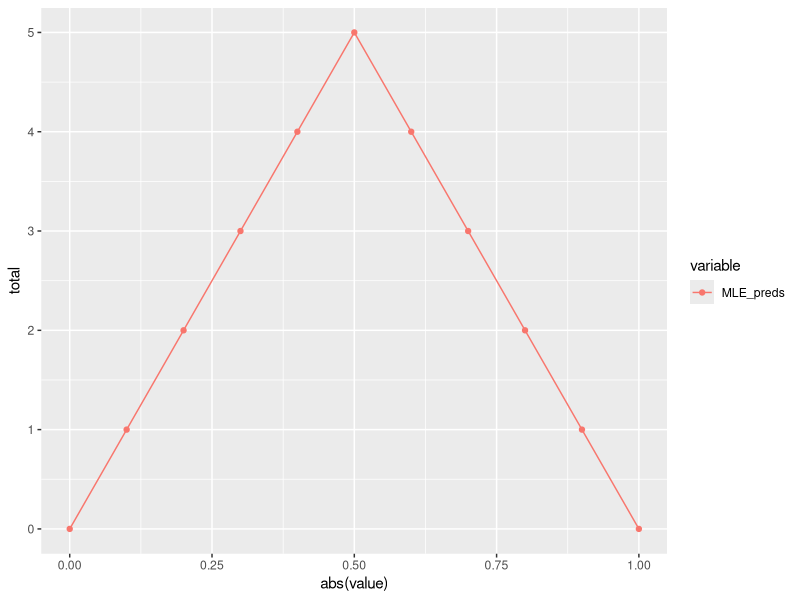

This chart was generated by the following R code:
library(data.table)
library(caret)
library(Metrics)
library(ggplot2)


#read in data, notice the path will always look like this because the assumed working directory is the repo level folder
train<-fread("train_file.csv")
test<-fread("test_file.csv")



logr_model<-glm(result ~ V1 + V2+V3+V4+V5+V6+V7+V8+V9+V10,data=train, family=binomial)

fake_data<-rbind(c(0,0,0,0,0,0,0,0,0,0),c(1,0,0,0,0,0,0,0,0,0))
fake_data<-rbind(fake_data,c(1,1,0,0,0,0,0,0,0,0))
fake_data<-rbind(fake_data,c(1,1,1,0,0,0,0,0,0,0))
fake_data<-rbind(fake_data,c(1,1,1,1,0,0,0,0,0,0))
fake_data<-rbind(fake_data,c(1,1,1,1,1,0,0,0,0,0))
fake_data<-rbind(fake_data,c(1,1,1,1,1,1,0,0,0,0))
fake_data<-rbind(fake_data,c(1,1,1,1,1,1,1,0,0,0))
fake_data<-rbind(fake_data,c(1,1,1,1,1,1,1,1,0,0))
fake_data<-rbind(fake_data,c(1,1,1,1,1,1,1,1,1,0))
fake_data<-rbind(fake_data,c(1,1,1,1,1,1,1,1,1,1))

fake_data<-data.table(fake_data)



pred<-predict(logr_model, newdata = fake_data, type="response")


reg_tab<-data.table(total=c(0:10),regression_preds=pred)

train$total<-rowSums(train[,2:11])

MAP<-function(a,b,l){
  
  y<-(l+a)/(2*l+a+b)
  y
}

a<-c(0,1,2,3,4,5,6,7,8,9,10)
b<-c(10,9,8,7,6,5,4,3,2,1,0)
l<-rep(1,11)

params<-data.table(a=a,b=b,l=l)

MAP_preds<-apply(params,1,FUN=function(x){MAP(x[1],x[2],x[3])})

MAP_tab<-data.table(total=c(0:10),MAP_preds=MAP_preds)

param_tab<-merge(reg_tab,MAP_tab)



MLE<-function(a,b){
  
  y<-(a)/(a+b)
  y
}

a<-c(0,1,2,3,4,5,6,7,8,9,10)
b<-c(10,9,8,7,6,5,4,3,2,1,0)

params<-data.table(a=a,b=b)

MLE_preds<-apply(params,1,FUN=function(x){MLE(x[1],x[2])})

MLE_tab<-data.table(total=c(0:10),MLE_preds=MLE_preds)

param_tab<-merge(param_tab,MLE_tab)



obs_tab<-train[,.(avg_obs=mean(result)),by=total][order(total)]

param_tab<-merge(param_tab,obs_tab)


m_param_tab<-melt(param_tab,id.vars='total')



#ggplot(m_param_tab,aes(x=value,y=total,col=variable))+geom_point()+geom_line()



#param_tab$regression_preds<-param_tab$regression_preds - c(0,0,0,0,0,0,1,1,1,1,1)
#param_tab$MAP_preds<-param_tab$MAP_preds - c(0,0,0,0,0,0,1,1,1,1,1)
#param_tab$avg_obs<-param_tab$avg_obs - c(0,0,0,0,0,0,1,1,1,1,1)

param_tab$total<-c(0,1,2,3,4,5,4,3,2,1,0)


m_param_tab2<-melt(param_tab,id.vars='total')
ggplot(m_param_tab2[variable=="MLE_preds"],aes(x=abs(value),y=total,col=variable))+geom_point()+geom_line()
